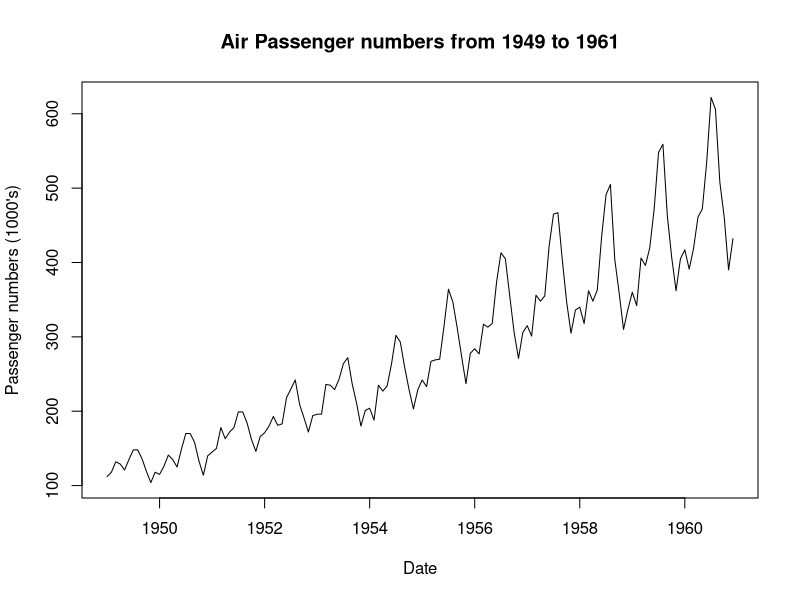
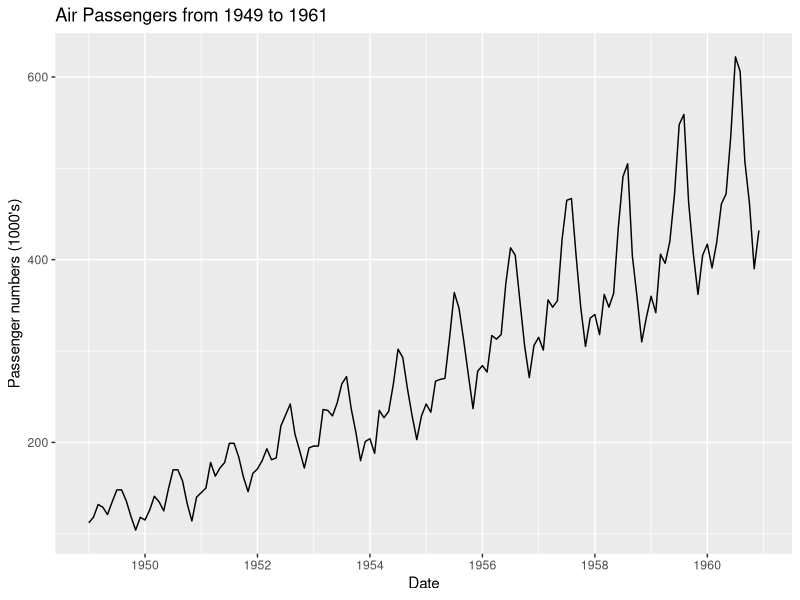
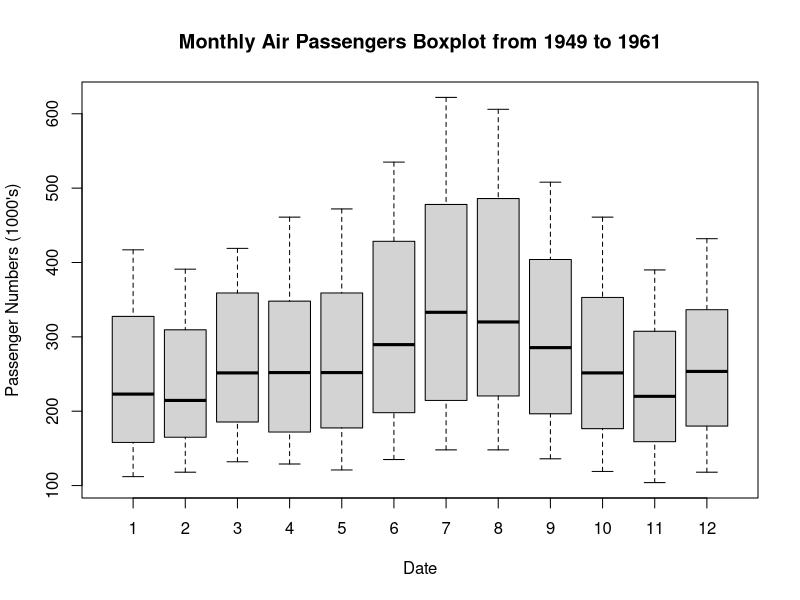
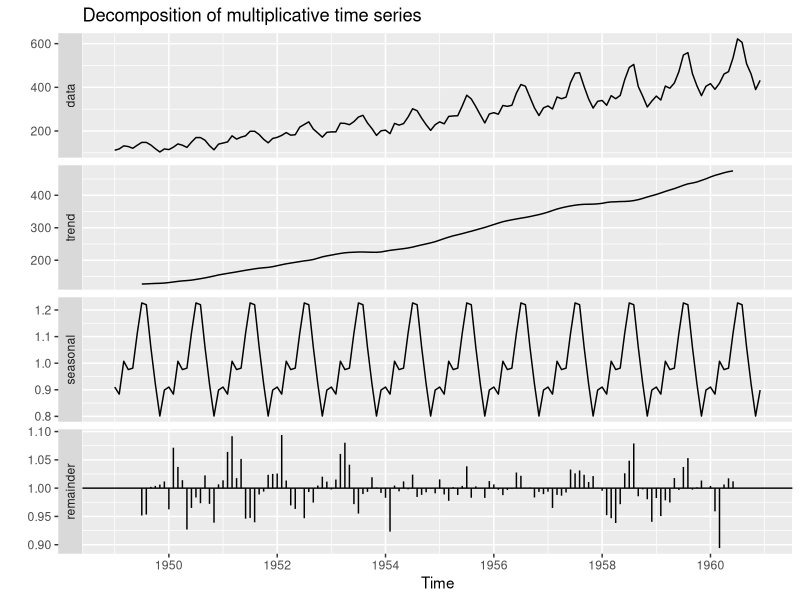
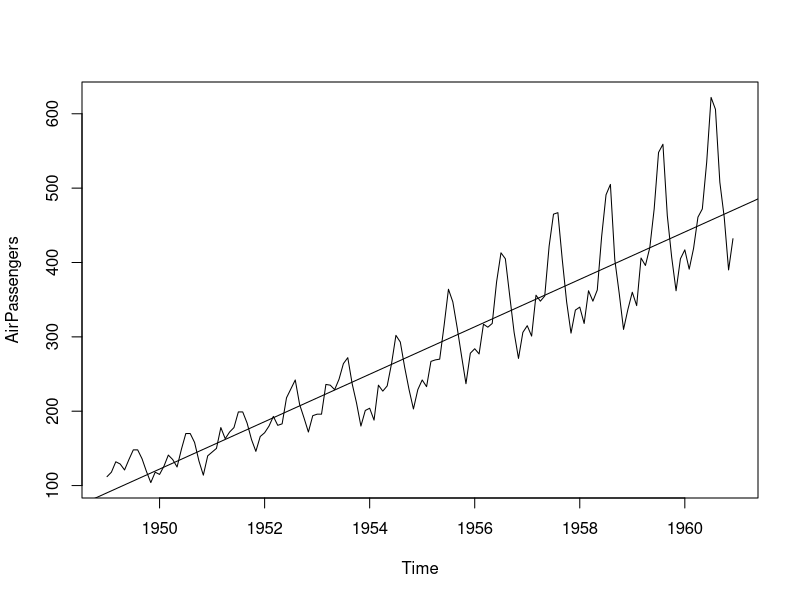
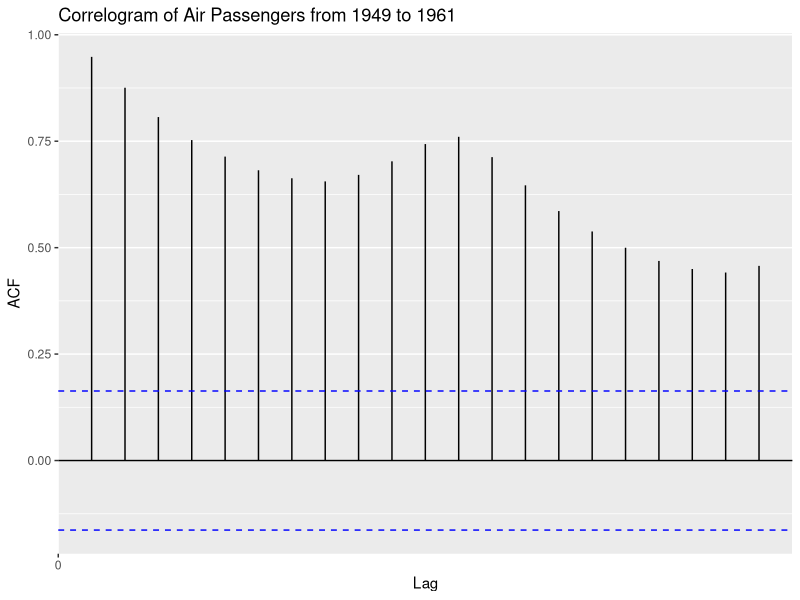
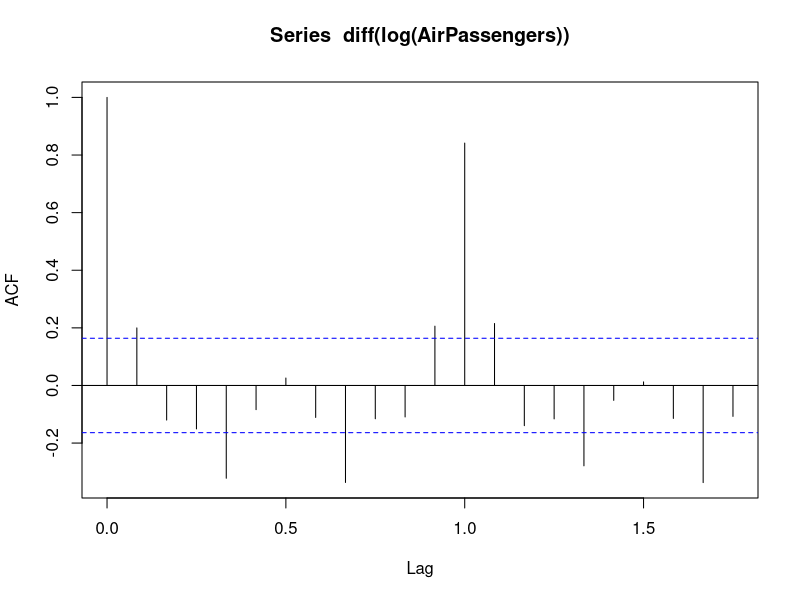
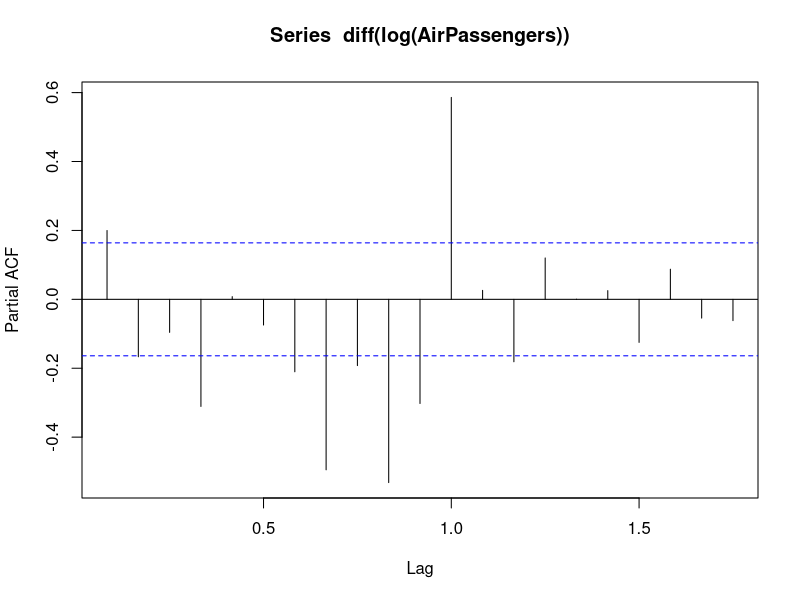

Source code (R) for these figures, in order:
#ID = 43, 
43%%6
#Data: Students with mod( ID_last_two_digits, 6) = 1 use AirPassengers
43%%3
#Title for Assignment 2:mod( ID_last_two_digits, 3) = 1 use title 2
##"Evaluating Forecast on AirPassengers Data: An Evidence of ARIMA vs. ETS"##

library(ggfortify)
library(tseries)
library(forecast)


data(AirPassengers)
AP <- AirPassengers
class(AP)

#Part 1

AP #PERFORM EXPLORATORY DATA ANALYSIS


sum(is.na(AP)) #missing values


frequency(AP) # frequency


cycle(AP) #TS cycle

summary(AP) # summary

# Plot the raw data

plot(AP,xlab="Date", ylab = "Passenger numbers (1000's)",main="Air Passenger numbers from 1949 to 1961")


#As an alternative 
autoplot(AP) + labs(x ="Date", y = "Passenger numbers (1000's)", title="Air Passengers from 1949 to 1961") 

#boxplot for seasonal effects check.
boxplot(AP~cycle(AP),xlab="Date", ylab = "Passenger Numbers (1000's)" ,main ="Monthly Air Passengers Boxplot from 1949 to 1961")


#Part 2: 

decomposeAP <- decompose(AP,"multiplicative")  #TIME SERIES DECOMPOSITION
autoplot(decomposeAP)

#Part 3: 

##1. adf

adf.test(AP) 

plot(AirPassengers)+abline(reg=lm(AirPassengers~time(AirPassengers)))  #TEST STATIONARITY OF THE TIME SERIES

##2. Test stationarity

autoplot(acf(AP,plot=FALSE))+ labs(title="Correlogram of Air Passengers from 1949 to 1961") 

acf(diff(log(AirPassengers)))

##It determine value of q(value 1)

pacf(diff(log(AirPassengers))) 

#It determine value of p (value 0)

#d is number of time you do the differentiations to make the mean
#We do diff only one time so value of d is 1
plot(diff(log(AirPassengers)))

#Step 3: 
plot(log(AirPassengers))  

plot(diff(log(AirPassengers))) 

plot(aggregate(AirPassengers,FUN = mean))

#got upword trend

# any missing values
decomposeAP$random 


#  7:138 which exclude the NA values
autoplot(acf(decomposeAP$random[7:138],plot=FALSE))+ labs(title="Correlogram of Air Passengers Random Component from 1949 to 1961") 

#Part 4: FIT A TIME SERIES MODEL

##1. Linear


autoplot(AP) + geom_smooth(method="lm") + labs(x ="Date", y = "Passenger numbers (1000's)", title="Air Passengers from 1949 to 1961")

##2. ARIMA

arimaAP <- auto.arima(AP)
arimaAP

ggtsdiag(arimaAP)

#Part 5: FORECASTing

forecastAP <- forecast(arimaAP, level = c(95), h = 36)
autoplot(forecastAP)
